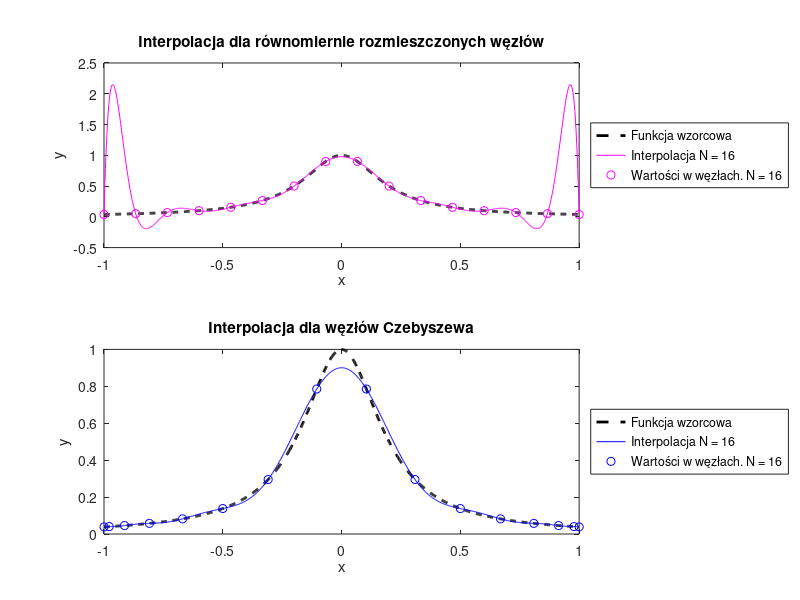

Source code (MATLAB):
function [N, x_uniform, y_fine_uniform, x_chebyshev, y_fine_chebyshev] = ...
        compare_uniform_vs_chebyshev()
% Funkcja ilustruje porównanie działania interpolacji wielomianowej funkcji
% Rungego wyznaczonej dla a) węzłów rozmieszczonych równomiernie,
% b) węzłów Czebyszewa.
% N - liczba węzłów interpolacji wynosi z przedziału [12,20].
% Funkcja zwraca następujące wektory wierszowe:
% x_uniform - węzły interpolacji rozmieszczone równomiernie
% y_fine_uniform - interpolacja wielomianowa wyznaczona dla
%   równomiernie rozmieszczonych węzłów interpolacji
% x_chebyshev - węzły Czebyszewa
% y_fine_chebyshev - interpolacja wielomianowa wyznaczona dla węzłów Czebyszewa
%
% Oznaczonie TODO wskazuje fragmenty kodu wymagające zmian.

    N = 16; % liczba węzłów interpolacji TODO

    % Gęsta siatka punktów do testowania interpolacji
    x_fine = linspace(-1, 1, 1000);

    % funkcja Rungego
    runge_function = @(x) 1 ./ (1 + 25 * x.^2);
    y_fine_reference = runge_function(x_fine);

    % 1. węzły równomiernie rozmieszczone
    x_uniform = linspace(-1, 1, N);
    % obliczenie wartości funkcji w węzłach
    y_uniform = runge_function(x_uniform);
    % wyznaczenie macierzy Vandermonde'a
    V_uniform = get_vandermonde_matrix(x_uniform);
    % wyznaczenie współczynników wielomianu interpolacyjnego
    coeff_uniform =  V_uniform\(y_uniform'); % TODO
    % odwrócenie kolejności wsp. wielomianów: dostosowanie do polyval
    coeff_uniform = coeff_uniform(end:-1:1);
    % wyznaczenie wartości wielomianu w punktach testowych
    y_fine_uniform = polyval(coeff_uniform, x_fine);

    % 2. węzły Czebyszewa II rodzaju
    x_chebyshev = get_chebyshev_nodes(N);
    y_chebyshev = runge_function(x_chebyshev); % TODO
    V_chebyshev = get_vandermonde_matrix(x_chebyshev); % TODO
    coeff_chebyshev = V_chebyshev\(y_chebyshev'); % TODO
    coeff_chebyshev = coeff_chebyshev (end:-1:1);
    y_fine_chebyshev = polyval(coeff_chebyshev, x_fine); % TODO

    % 3. Wykresy
    subplot(2,1,1);
    plot(x_fine, y_fine_reference, 'k--', 'LineWidth', 2, 'DisplayName', 'Funkcja wzorcowa');
    hold on;
    % TODO:
    
     plot(x_fine, y_fine_uniform, 'm', 'DisplayName', ['Interpolacja N = ', num2str(N)]);
     plot(x_uniform, y_uniform, 'mo', 'DisplayName', ['Wartości w węzłach. N = ', num2str(N)]);
     hold off ;
     legend show;
     legend('Location', 'eastoutside')
     xlabel('x');
     ylabel('y');
     title('Interpolacja dla równomiernie rozmieszczonych węzłów');

    subplot(2,1,2);
    plot(x_fine, y_fine_reference, 'k--', 'LineWidth', 2, 'DisplayName', 'Funkcja wzorcowa');
    hold on;
    % TODO:

     plot(x_fine, y_fine_chebyshev, 'b', 'DisplayName', ['Interpolacja N = ', num2str(N)]);
     plot(x_chebyshev, y_chebyshev, 'bo', 'DisplayName', ['Wartości w węzłach. N = ', num2str(N)]);
     hold off ;
     legend show;
     legend('Location', 'eastoutside')
     xlabel('x');
     ylabel('y');
     title('Interpolacja dla węzłów Czebyszewa');

     set(gcf, 'Position', [1000 500 2000 1500]);
end

function x = get_chebyshev_nodes(N)
    % Węzły Czebyszewa drugiego rodzaju wyznaczone w przedziale [-1, 1]
    x = ones(1, N); % TODO
    for k = 1:N
        x(k) = (cos((k-1) / (N-1) * pi));
    end
end

function V = get_vandermonde_matrix(x)
    % Buduje macierz Vandermonde’a na podstawie wektora węzłów interpolacji x.
    N = length(x);
    V = ones(N, N);
    for i = 1:N
        for j = 1:N
            V(i,j) = x(i) ^ (j - 1);
        end
    end
end